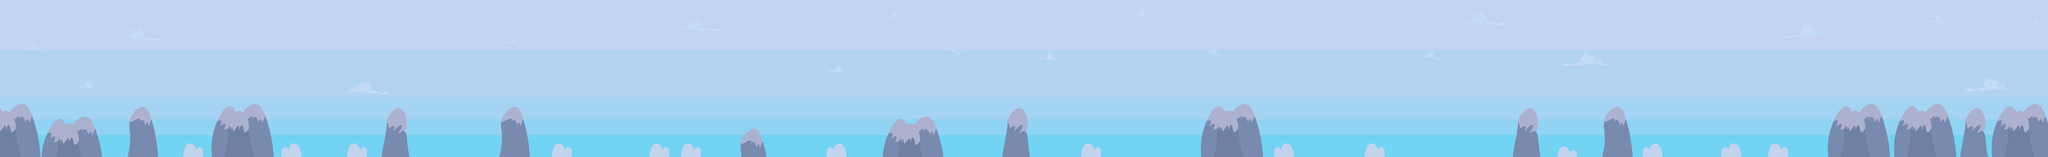

The image is a tile-based game level rendered from a .tmx file. Its description and source (layers, tilesets, objects; grid data summarised) follow:
An orthogonal 650x50 tile map with 32x32 px tiles, 2 tile layers (Background, Objects).

<map version="1.0" orientation="orthogonal" renderorder="left-up" width="650" height="50" tilewidth="32" tileheight="32" nextobjectid="1">
 <tileset firstgid="1" name="Sky" tilewidth="32" tileheight="32" tilecount="3072" columns="64">
  <image source="../tileSets/PonyvilleSkySet.png" width="2048" height="1536" />
 </tileset>
 <layer name="Background" width="650" height="50">
  <data>[32500 cells, 32500 non-empty, 5 distinct tile ids]</data>
 </layer>
 <layer name="Objects" width="650" height="50">
  <data>[32500 cells, 5254 non-empty, 1004 distinct tile ids]</data>
 </layer>
</map>